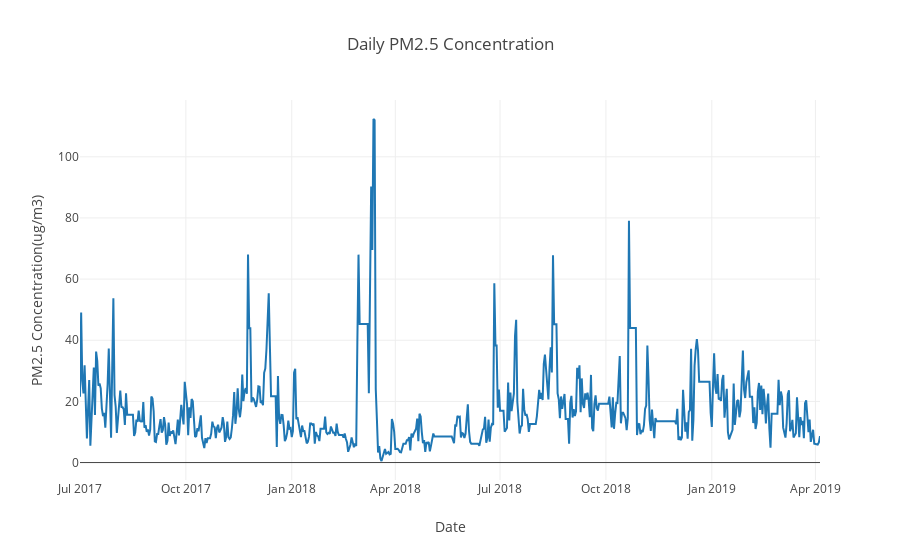

Write notebook code for a chart like this one.
### Code cell
average_daily_pm25 = go.Scatter(x=daily_average_airquality_data_concentrations['PM2.5(Ug/m3)'].dropna().index,
                         y = daily_average_airquality_data_concentrations['PM2.5(Ug/m3)'].dropna().values,
                         #mode='lines+markers',
                         #marker = dict(color=list(map(SetColor, y_average)), size = 17),
                         name='Average Daily PM2.5 Concentration'
                         #hoverinfo = 'text',
                         #text=[f'PM2.5 Concentration: {x:.2f} ug/m3' for x in daily_average_airquality_data_concentrations['PM2.5(Ug/m3)']]
                 )

layout = go.Layout(title='Daily PM2.5 Concentration', xaxis=dict(title='Date'),
                   yaxis=dict(title='PM2.5 Concentration(ug/m3)'))

fig = go.Figure(data=[average_daily_pm25], layout=layout)
iplot(fig)
pio.write_image(fig, os.path.join(filepath , 'daily_average_pm25_concentration_trend.png'))

### Figure 1 — Plotly figure (JSON) as saved in the notebook; plotly's stock layout.template omitted (floating-point values rounded to 4 significant figures; data arrays with more than 128 entries replaced by an {"elided": "..."} marker saying what was removed)
{"data": [{"name": "Average Daily PM2.5 Concentration", "type": "scatter", "uid": "66bc7ede-8c1d-4aec-b5cf-5da0822d5f0d", "x": {"elided": "644 str values"}, "y": {"elided": "644 float values"}}], "layout": {"title": {"text": "Daily PM2.5 Concentration"}, "xaxis": {"title": {"text": "Date"}}, "yaxis": {"title": {"text": "PM2.5 Concentration(ug/m3)"}}}}
